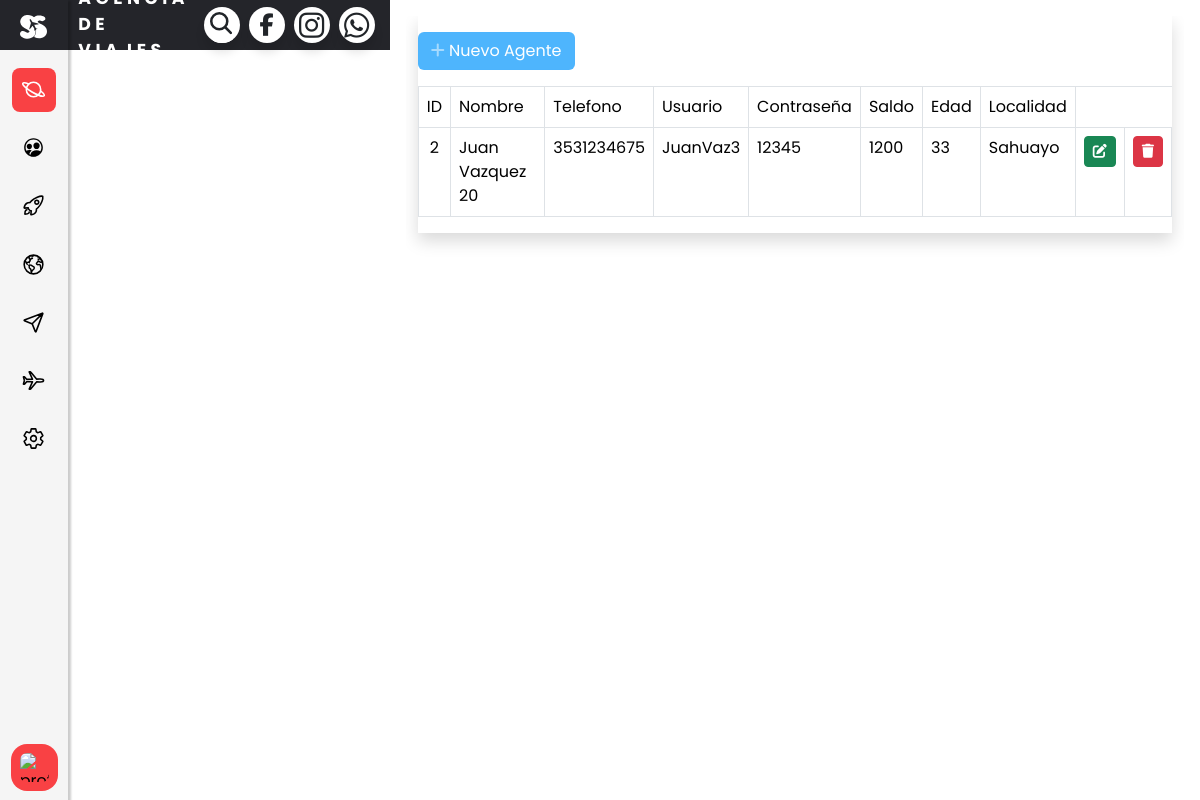
/agentes-list, run on an earlier commit of the app's database.
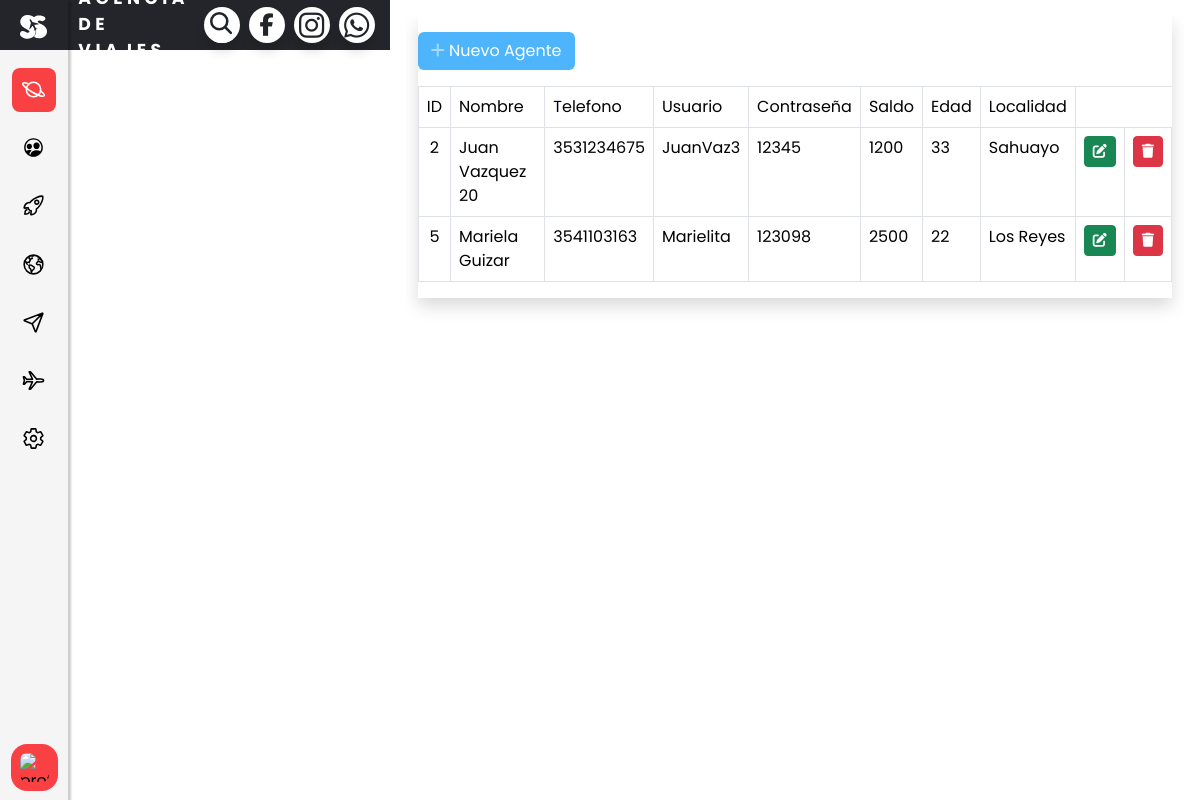
And on a later commit of the database.
### agentes/models.py (models this page shows, shortened)
class Agentes(models.Model):
    idagente = models.AutoField(primary_key=True,unique=True, blank=False, null=False)
    nombreg = models.CharField(max_length=255, blank=False, null=False)
    telefenog = models.CharField(max_length=20)
    usuariog = models.CharField(max_length=50, unique=True,blank=False, null=False)
    passwordg = models.CharField(max_length=100,blank=False, null=False)
    saldo = models.IntegerField()
    edadg = models.IntegerField()
    localidadg = models.CharField(max_length=100)

### agentes/views.py (the view)
# urls.py: path('agentes-list', views.AgenteListView.as_view(), name='agentes_list'),
class AgenteListView(ListView):
    template_name = 'agentes/agentes_list.html'
    model = Agentes
    context_object_name = "agentes"
    paginate_by = 10

### agentes/templates/agentes/agentes_list.html (shortened to what this page needs)
{% extends 'base/base.html' %}
{% block content %}
    <div class="container-fluid">
        <div class="shadow mb-4">
            <div class="card-header py-3" >
                <a href="{% url 'agentes:agentes_new' %}" class="btn btn-primary btn-icon-split">
                                        <span class="icon text-white-50">
                                            <i class="fas fa-plus"></i>
                                        </span>
                    <span class="text">Nuevo Agente</span>
                </a>
            </div>
            <div class="card-body">
                <div class="table-responsive">
                    <table class="table table-bordered" id="dataTable" width="100%" cellspacing="0">
                        <thead>
                        <tr>
                            <td class="text-center">ID</td>
                            <td>Nombre</td>
                            <td>Telefono</td>
                            <td>Usuario</td>
                            <td>Contraseña</td>
                            <td>Saldo</td>
                            <td>Edad</td>
                            <td>Localidad</td>
                        </tr>
                        </thead>
                        <tbody>
                        {% for agente in agentes %}
                        <tr>
                            <td class="text-center">{{ agente.idagente }}</td>
                            <td>{{ agente.nombreg }}</td>
                            <td>{{ agente.telefenog }}</td>
                            <td>{{ agente.usuariog }}</td>
                            <td>{{ agente.passwordg }}</td>
                            <td>{{ agente.saldo }}</td>
                            <td>{{ agente.edadg }}</td>
                            <td>{{ agente.localidadg }}</td>
                                <td class="text-center">
                                    <a href="{% url 'agentes:agentes_update' agente.idagente %}" class="btn btn-success btn-circle btn-sm">
                                        <i class="fas fa-edit"></i>
                                    </a>
                                </td>
                                <td class="text-center">
                                    <a href="{% url 'agentes:eliminar_agente' agente.idagente %}" class="btn btn-danger btn-circle btn-sm">
                                        <i class="fas fa-trash"></i>
                                    </a>
                                </td>
                            </tr>
                        {% endfor %}
                        </tbody>
                    </table>
                </div>
            </div>
        </div>
    </div>
{% endblock content %}

What changed in the data, as far as the page shows it:
added Agentes: idagente "5", nombreg "Mariela Guizar", telefenog "3541103163", usuariog "Marielita", passwordg "123098", saldo "2500", edadg "22", localidadg "Los Reyes"
